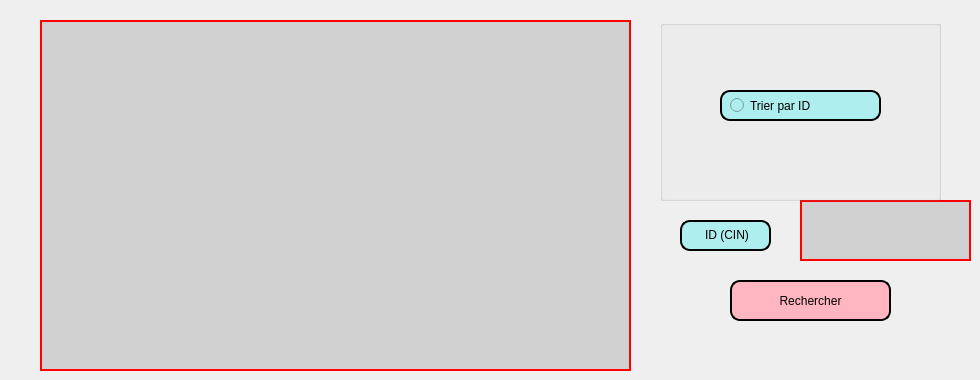
     <widget class="QWidget" name="tab_6">
      <attribute name="title">
       <string>Afficher</string>
      </attribute>
      <widget class="QLabel" name="label_37">
       <property name="geometry">
        <rect>
         <x>680</x>
         <y>220</y>
         <width>91</width>
         <height>31</height>
        </rect>
       </property>
       <property name="styleSheet">
        <string notr="true">border: 2px solid black;
border-radius: 10px;
padding: 0 8px;
background: #AFEEEE;
font: bold, &quot;Comic Sans MS&quot;;;
text-align:center;</string>
       </property>
       <property name="text">
        <string>&lt;html&gt;&lt;head/&gt;&lt;body&gt;&lt;p align=&quot;center&quot;&gt;&lt;span style=&quot; font-size:9pt;&quot;&gt;ID (CIN)&lt;/span&gt;&lt;/p&gt;&lt;/body&gt;&lt;/html&gt;</string>
       </property>
      </widget>
      <widget class="QLineEdit" name="lineEdit_13">
       <property name="geometry">
        <rect>
         <x>800</x>
         <y>200</y>
         <width>171</width>
         <height>61</height>
        </rect>
       </property>
       <property name="styleSheet">
        <string notr="true">border-width:2px;
border-style:solid;
border-color:red;
background: #d1d1d1;</string>
       </property>
      </widget>
      <widget class="QPushButton" name="pushButton_rechercher_fournisseur">
       <property name="geometry">
        <rect>
         <x>730</x>
         <y>280</y>
         <width>161</width>
         <height>41</height>
        </rect>
       </property>
       <property name="styleSheet">
        <string notr="true">border: 2px solid black;
border-radius: 10px;
padding: 0 8px;
background:#FFB6C1	;
font: bold, &quot;Comic Sans MS&quot;;</string>
       </property>
       <property name="text">
        <string>Rechercher</string>
       </property>
      </widget>
      <widget class="QGroupBox" name="groupBox_22">
       <property name="geometry">
        <rect>
         <x>660</x>
         <y>20</y>
         <width>281</width>
         <height>181</height>
        </rect>
       </property>
       <property name="title">
        <string/>
       </property>
       <widget class="QRadioButton" name="radioButton_tri_fournisseur">
        <property name="geometry">
         <rect>
          <x>60</x>
          <y>70</y>
          <width>161</width>
          <height>31</height>
         </rect>
        </property>
        <property name="styleSheet">
         <string notr="true">border: 2px solid black;
border-radius: 10px;
padding: 0 8px;
background: #AFEEEE;
font: bold, &quot;Comic Sans MS&quot;;;
text-align:center;</string>
        </property>
        <property name="text">
         <string>Trier par ID</string>
        </property>
       </widget>
      </widget>
      <widget class="QTableView" name="tabfournisseur">
       <property name="geometry">
        <rect>
         <x>40</x>
         <y>20</y>
         <width>591</width>
         <height>351</height>
        </rect>
       </property>
       <property name="styleSheet">
        <string notr="true">border-width:2px;
border-style:solid;
border-color:red;
background: #d1d1d1;</string>
       </property>
      </widget>
     </widget>
